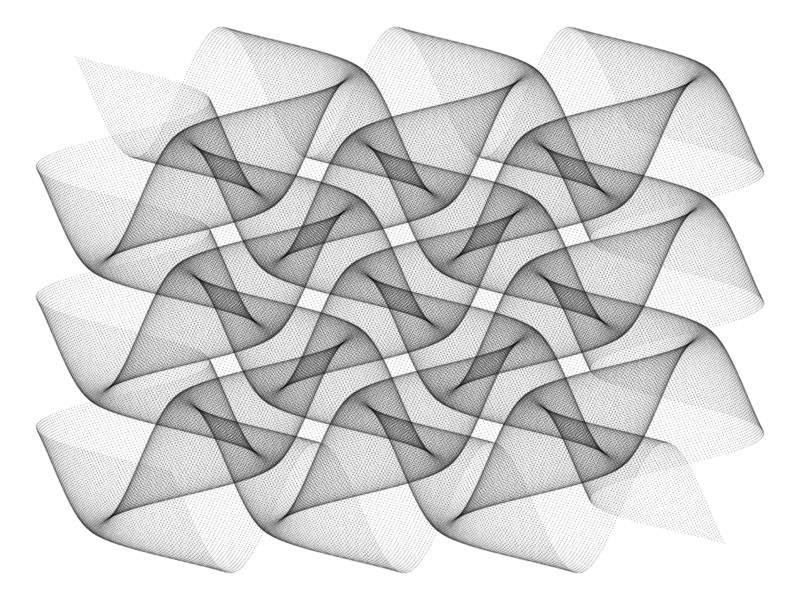
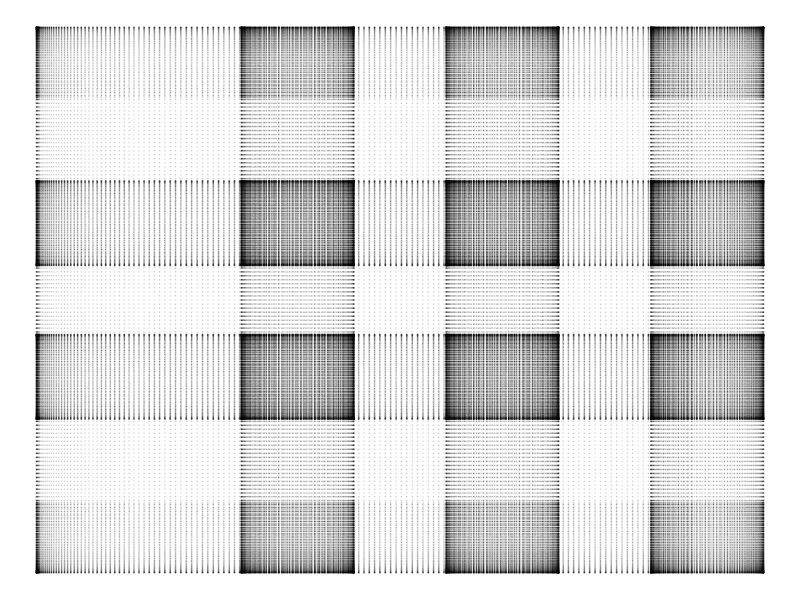
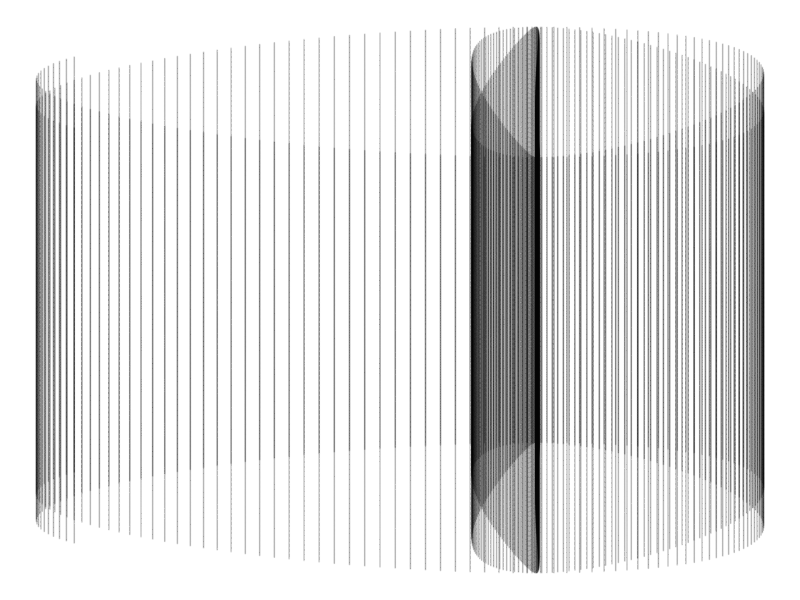
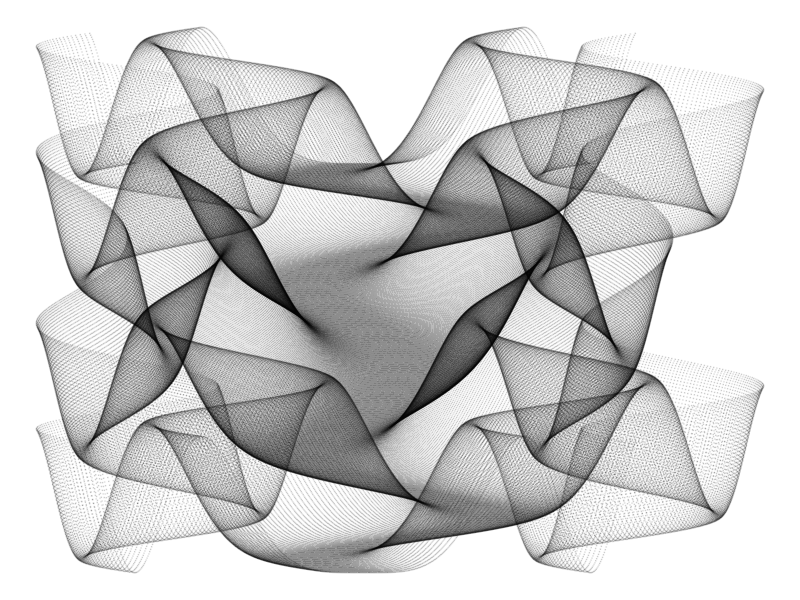
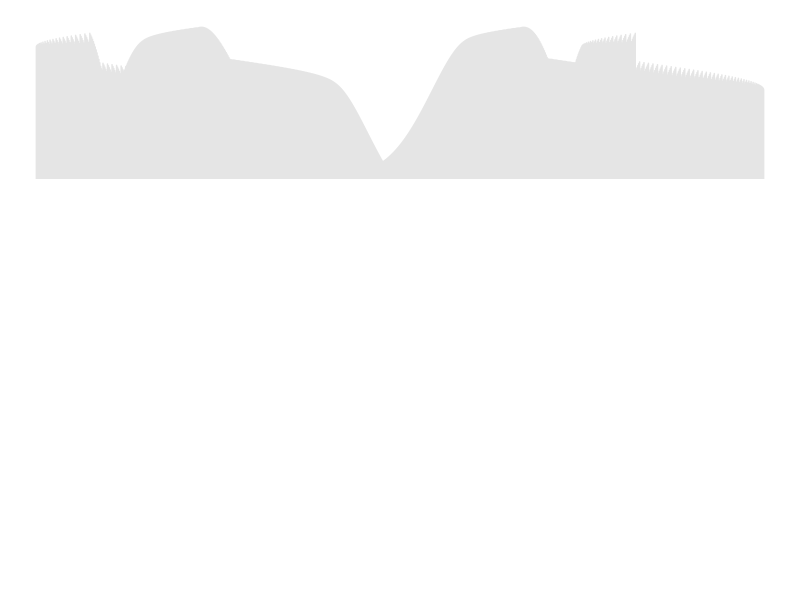

These charts were generated, in order, by the following R code: (Note: a time limit stopped this script after it produced the figures.)
library(tidyverse)

silk <- seq(from=-10, to=10, by = 0.04) %>%
  expand.grid(x=., y=.) %>%
  ggplot(aes(x=(x+pi*sin(y)), y=(y+pi*sin(x)))) +
  geom_point(alpha=.1, shape=20, size=0) + 
  theme_void()

ggsave(silk, filename="C://Users/aless/Desktop/silk.png", dpi=500, type = "cairo",width = 8)


square <- seq(from=-10, to=10, by = 0.04) %>%
  expand.grid(x=., y=.) %>%
  ggplot(aes(x=(x+pi*cos(x)), y=(y+pi*sin(y)))) +
  geom_point(alpha=.1, shape=20, size=0) + 
  theme_void()

ggsave(square, filename="C://Users/aless/Desktop/square.png", dpi=500, type = "cairo",width = 8)

square2 <- seq(from=-10, to=10, by = 0.04) %>%
  expand.grid(x=., y=.) %>%
  ggplot(aes(x=(x^2*cos(x)), y=(y+pi*sin(x)))) +
  geom_point(alpha=.1, shape=20, size=0) + 
  theme_void()

ggsave(square2, filename="C://Users/aless/Desktop/square2.png", dpi=500, type = "cairo",width = 8)


silk2 <- seq(from=-3, to=3, by = 0.01) %>%
  expand.grid(x=., y=.) %>%
  ggplot(aes(x=(1-x-sin(y^2)), y=(1+y-cos(x^2)))) +
  geom_point(alpha=.1, shape=20, size=0) + 
  theme_void()

ggsave(silk2, filename="C://Users/aless/Desktop/silk2.png", dpi=500, type = "cairo",width = 8)


aa <- seq(from=-3, to=3, by = 0.01) %>%
  expand.grid(x=., y=.) %>%
  ggplot(aes(x=(1-x-sin(y^2)), y=(1+y-cos(x^2)))) +
  geom_line(alpha=.1) +
  theme_void()

ggsave(aa, filename="C://Users/aless/Desktop/aa.png", dpi=500, type = "cairo",width = 8)


rose <- seq(-3,3,by=.01) %>%
  expand.grid(x=., y=.) %>%
  ggplot(aes(x=(1-x-sin(y^2)), y=(1+y-cos(x^2)))) +
  geom_point(alpha=.05, shape=20, size=0)+
  theme_void()+
  coord_polar()

ggsave(rose, filename="C://Users/aless/Desktop/rose.png", dpi=500, type = "cairo",width = 8)
